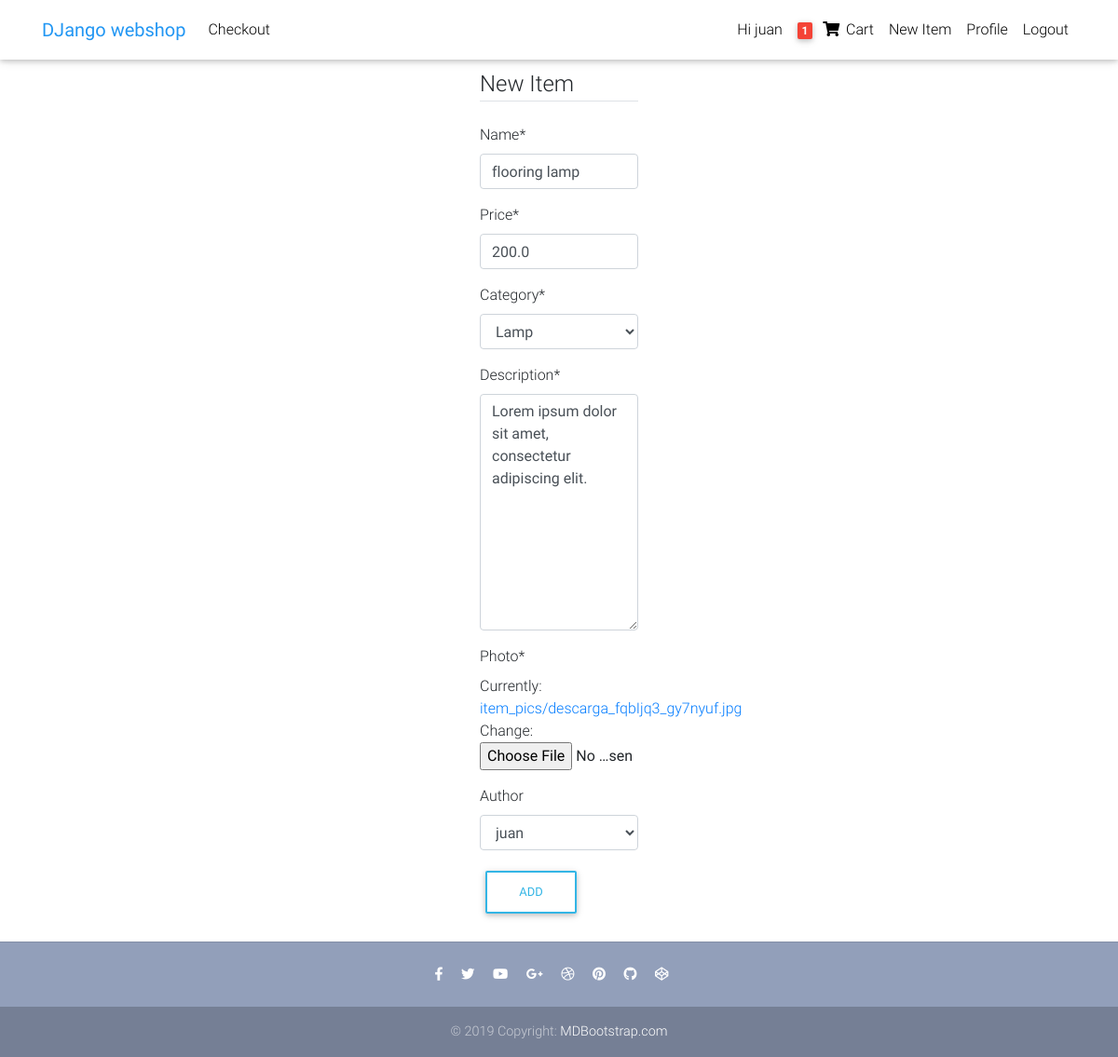
Before: /webShop/item/4/update/ (signed in) with the older database file.
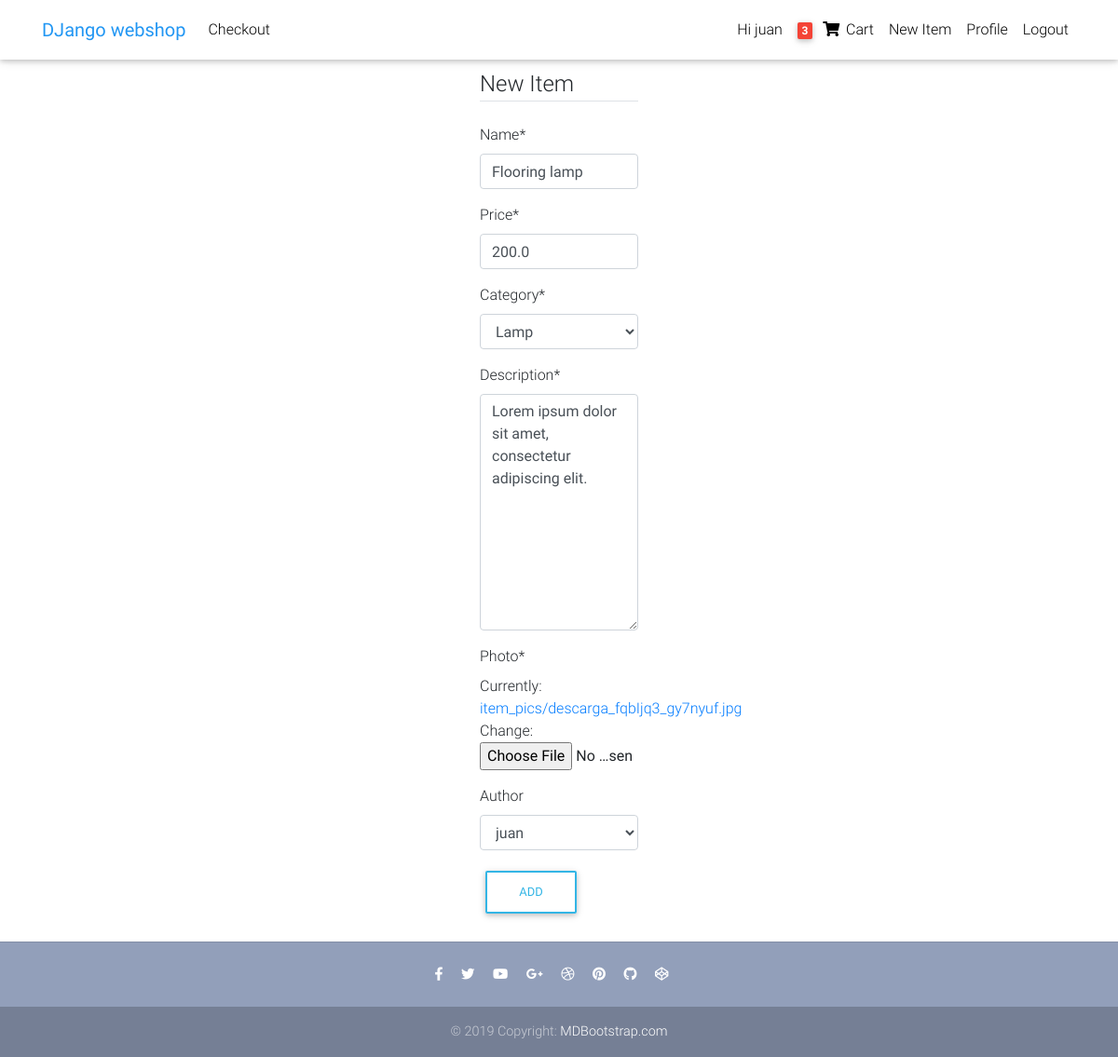
After: the same page with the newer database file.
### webshop/models.py (models this page shows, shortened)
class Order(models.Model):
    user = models.ForeignKey(settings.AUTH_USER_MODEL, on_delete=models.CASCADE)
    items = models.ManyToManyField(OrderItem)
    start_date = models.DateTimeField(auto_now_add=True)
    ordered_date = models.DateTimeField()
    ordered = models.BooleanField(default=False)

class Item(models.Model):
    name = models.CharField(max_length=50)
    description = models.TextField(max_length=100)
    photo = models.ImageField(upload_to='item_pics', default='default.jpg', null=True)
    price = models.FloatField()
    discount_price = models.FloatField(blank=True, null=True)
    category = models.CharField(choices=CATEGORY_CHOISES, max_length=2)
    label = models.CharField(choices=LABEL_CHOISES, max_length=1)
    created_at = models.DateTimeField(default=datetime.now)
    author = models.ForeignKey(settings.AUTH_USER_MODEL, on_delete=models.CASCADE, blank=True, default ='juan')
    slug = models.SlugField()

### webshop/views.py (the view, shortened to what this page needs)
# urls.py: path('item/<int:pk>/update/', PostUpdateView.as_view(), name='item-update'),
class PostUpdateView(LoginRequiredMixin, UserPassesTestMixin, UpdateView):
	model = Item
	fields = ['name','price','category','description','photo','author']
	def test_func(self):
		item = self.get_object()
		if self.request.user == item.author:
			return True
		return False

### webshop/templatetags/cart_template_tags.py (called while the page is built)
@register.filter
def cart_item_count(user):
	if user.is_authenticated:
		qs = Order.objects.filter(user=user, ordered=False)
		if qs.exists():
			return qs[0].items.count()#*qs[0].items.quantity
	return 0

### webshop/templates/webshop/item_form.html (shortened to what this page needs)
{% extends "webshop/base2.html" %}
{% load crispy_forms_tags %}
{% block content %}
	<div class="container col-2">
		<div class="content-section">
			<form method="POST" enctype = "multipart/form-data">
				<fielset class="form-group">
					<legend class="border-bottom mb-4"> New Item</legend>
					{{form|crispy}}
				</fielset>
				<div class="form-group">
					<button class="btn btn-outline-info" type="submit"> Add</button>
				</div>
			</form>
		</div>
	</div>
{% endblock content %}

### webshop/templates/webshop/navbar.html (shortened to what this page needs)
{% load cart_template_tags %}
<nav class="navbar fixed-top navbar-expand-lg navbar-light white scrolling-navbar">
    <div class="container">
      <a class="navbar-brand waves-effect" href="/webShop/item_list/">
        <strong class="blue-text">DJango webshop</strong>
      </a>
      <div class="collapse navbar-collapse" id="navbarSupportedContent">
        <ul class="navbar-nav mr-auto">
         {% if request.user.is_authenticated %}
          <li class="nav-item">
             <a class="nav-link waves-effect" href="/webShop/checkout/">Checkout
            </a>
          </li>
          {% endif %}
        </ul>
        <ul class="navbar-nav nav-flex-icons">
          {% if request.user.is_authenticated %}
            <li class="nav-item">
              <a class="nav-link waves-effect" href="">
                <span class="clearfix d-none d-sm-inline-block"> Hi {{request.user.username}}</span>
              </a>
            </li>
            <li class="nav-item">
              <a href="{% url 'order-summary' %}" class="nav-link waves-effect">
                <span class="badge red z-depth-1 mr-1"> {{ request.user|cart_item_count }} </span>
                <i class="fas fa-shopping-cart"></i>
                <span class="clearfix d-none d-sm-inline-block"> Cart </span>
              </a>
            </li>
            {% if request.user.is_superuser %}
              <li class="nav-item">
                <a class="nav-link waves-effect" href="{% url 'item-create' %}">
                  <span class="clearfix d-none d-sm-inline-block"> New Item </span>
                </a>
              </li>
            {% endif %}
            <li class="nav-item">
              <a class="nav-link waves-effect" href="{% url 'profile' %}">
                <span class="clearfix d-none d-sm-inline-block"> Profile </span>
              </a>
            </li>
            <li class="nav-item">
              <a class="nav-link waves-effect" href="{% url 'logout' %}">
                <span class="clearfix d-none d-sm-inline-block"> Logout </span>
              </a>
            </li>
            {% endif %}
        </ul>
      </div>
    </div>
  </nav>

Changed rows visible on the page:
changed Item "Lamp": name "flooring lamp" → "Flooring lamp"
Other visible differences:
{{ request.user|cart_item_count }}: "1" → "3"
